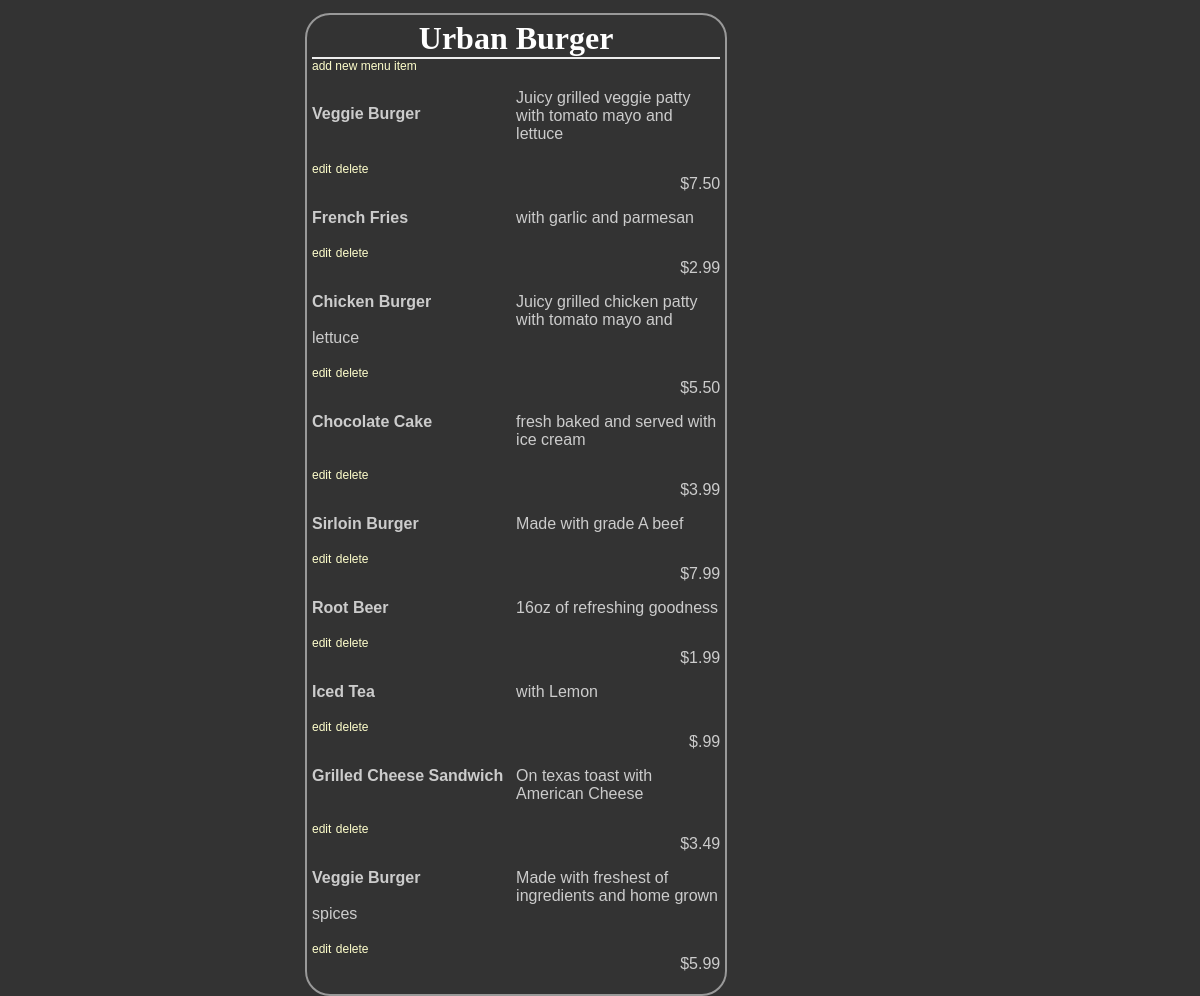
/restaurants/1/, run on an earlier commit of the app's database.
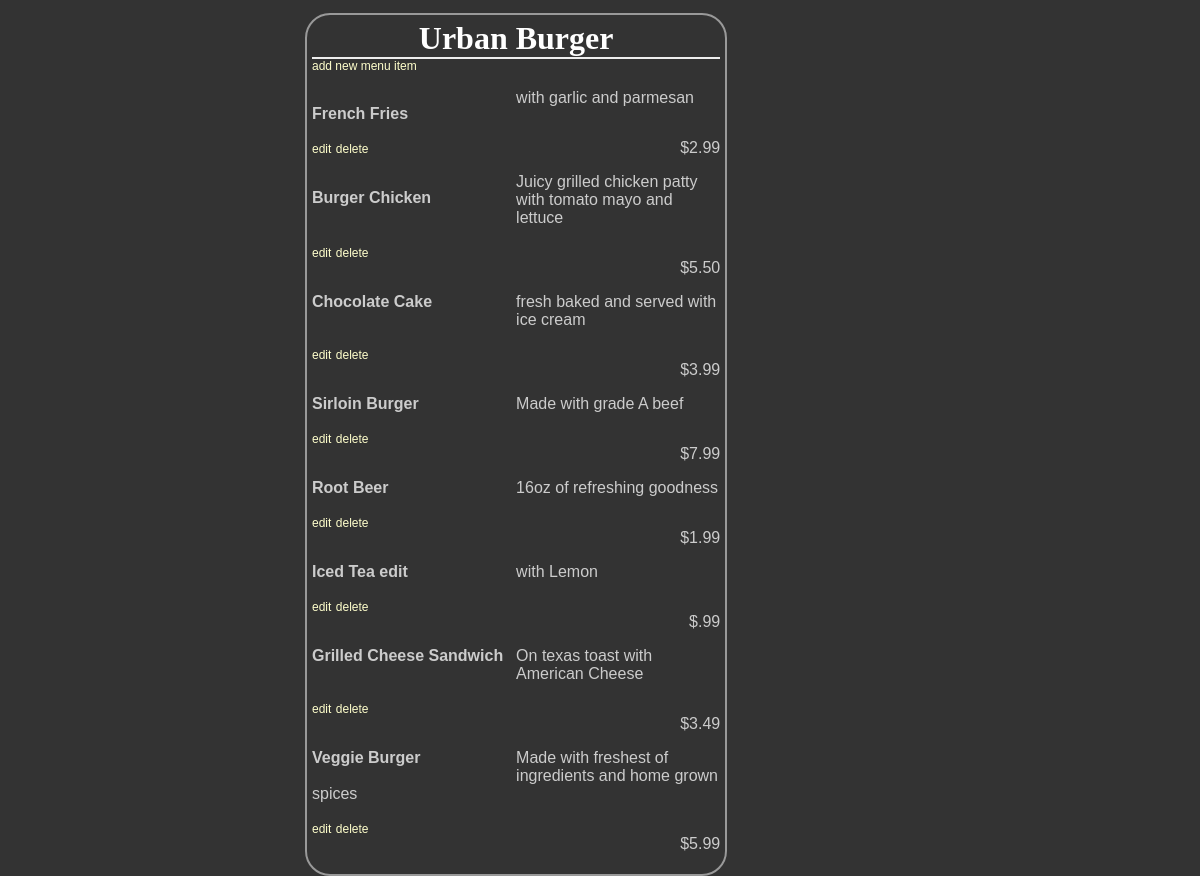
And on a later commit of the database.
### database_setup.py (models this page shows, shortened)
class MenuItem(Base):
    __tablename__ = 'menu_item'
    name = Column(String(80), nullable=False)
    id = Column(Integer, primary_key=True)
    description = Column(String(250))
    price = Column(String(8))
    course = Column(String(250))
    restaurant_id = Column(Integer, ForeignKey('restaurant.id'))
    restaurant = relationship(Restaurant)

### projectF.py (the view)
@app.route('/restaurants/<int:restaurant_id>/')
def restaurantMenu(restaurant_id):
    restaurant = session.query(Restaurant).filter_by(id=restaurant_id).one()
    items = session.query(MenuItem).filter_by(restaurant_id=restaurant_id).all()
    return render_template('menu.html', restaurant=restaurant, items=items)

### templates/menu.html (shortened to what this page needs)
<html>
<head>
  <link rel=stylesheet type=text/css href='{{url_for('static', filename='styles.css')}}'>
</head>
<body >
<div class="pane">
<h1 class="header">{{restaurant.name}}</h1>
<a href='{{url_for('newMenuItem', restaurant_id=restaurant.id)}}'>add new menu item</a>
{% for i in items %}
<div>
<p class="name w">{{i.name}}</p>
<p class="description">{{i.description}}</p>
<p class="price"> {{i.price}} </p>
<a href='{{url_for('editMenuItem', restaurant_id=restaurant.id, menu_id=i.id)}}'>edit</a>
<a href='{{url_for('deleteMenuItem', restaurant_id=restaurant.id, menu_id=i.id)}}'>delete</a>
</div>
{% endfor %}
</body>
</html>

What changed in the data, as far as the page shows it:
removed MenuItem: name "Veggie Burger", description "Juicy grilled veggie patty with tomato mayo and lettuce", price "$7.50"
changed MenuItem "Juicy grilled chicken patty with tomato mayo and lettuce": name "Chicken Burger" → "Burger Chicken"
changed MenuItem "with Lemon": name "Iced Tea" → "Iced Tea edit"
